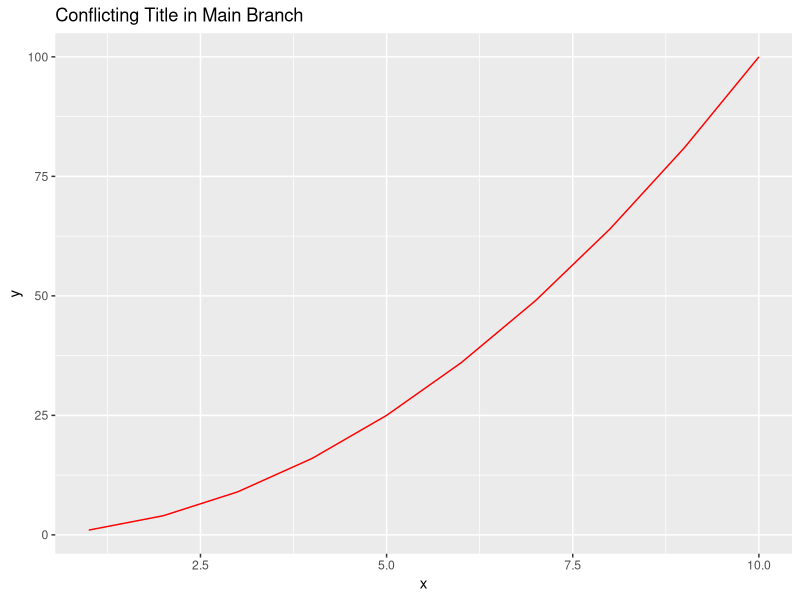

Source code (R):
# analysis.R

# Load libraries
library(ggplot2)

# Generate a basic plot with a new title in main
plot_data <- data.frame(x = 1:10, y = (1:10)^2)
ggplot(plot_data, aes(x = x, y = y)) +
  geom_line(color = "red") +
  ggtitle("Conflicting Title in Main Branch")
